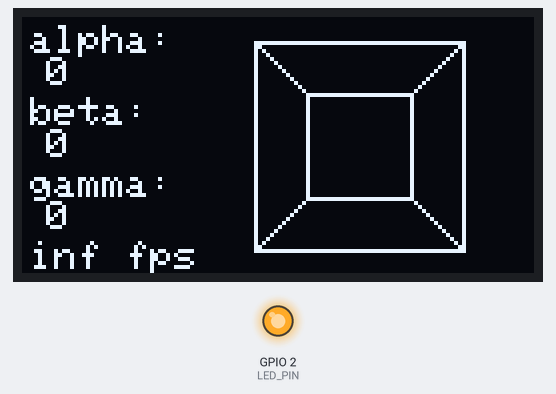
The sketch below on a simulated ESP32. Shown: 128×64 one-colour display, output pins drawn as LEDs (lit = HIGH). What the sketch prints to the serial monitor is not drawn.

Above: at 1.23 s.
At 3.7 s:
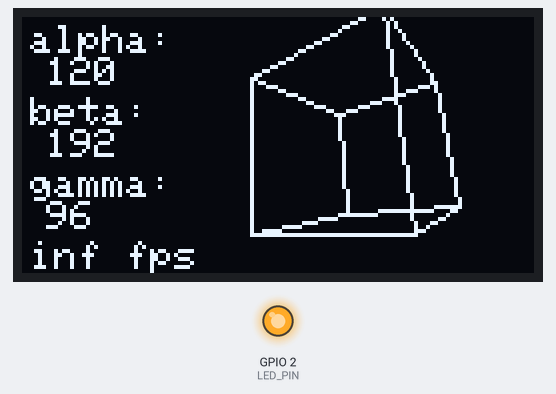
At 8.01 s:
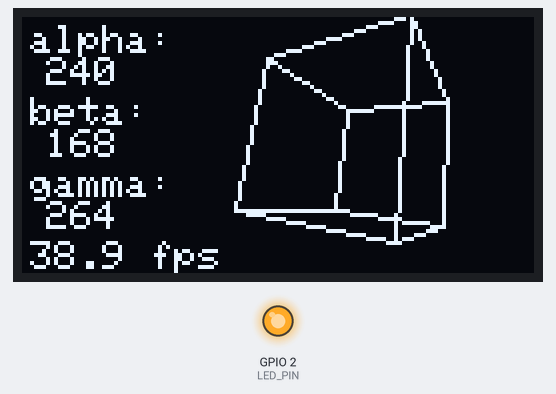
At 12.64 s:
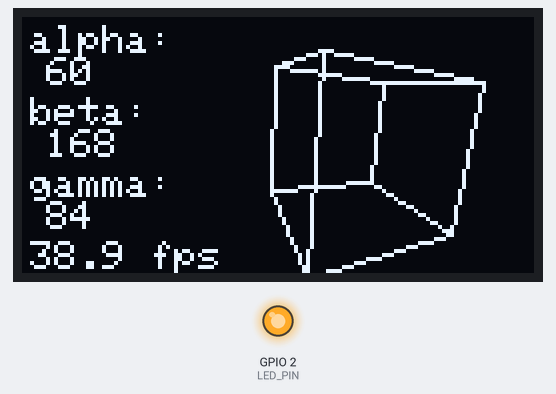
At 21.58 s:
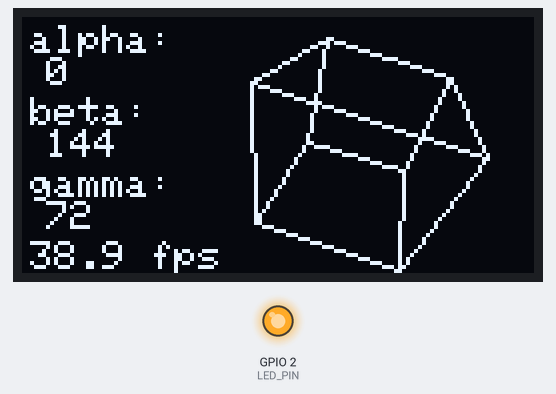
At 39.76 s:
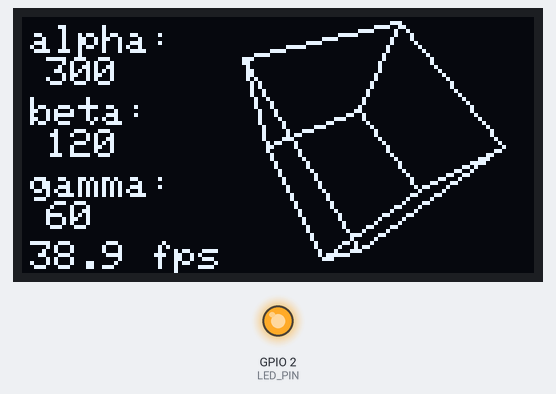

The sketch:

I2C_OLED_Cube.ino
```cpp
#include <Wire.h>
#include <Adafruit_GFX.h>
#include <Adafruit_SSD1306.h>

#define SCREEN_WIDTH 128
#define SCREEN_HEIGHT 64
#define LED_PIN 2

#define PI 3.1415927

Adafruit_SSD1306 screen(SCREEN_WIDTH, SCREEN_HEIGHT, &Wire, -1); //OLED

int cubeVertice[][3] = {{10,10,-10},{-10,10,-10},{-10,10,10},{10,10,10},{10,-10,-10},{-10,-10,-10},{-10,-10,10},{10,-10,10}};

byte cubeEdges[][2] = {{0,1},{1,2},{2,3},{3,0},{4,5},{5,6},{6,7},{7,4},{0,4},{1,5},{2,6},{3,7}};

float cubeRotation1[8][3];
float cubeRotation2[8][3];
int cubeProjection[8][2];


void setup()
{
  Serial.begin(115200);
  if(!screen.begin(SSD1306_SWITCHCAPVCC, 0x3C))
  {
    Serial.println("Screen not present.");
    while(1)
      delay(1);
  }
  delay(1000);
  screen.clearDisplay();
  screen.display();

  pinMode(LED_PIN,OUTPUT);

  Serial.println("OLED screen demo.");

}

long t, deltaT;
int tCount = 0;

void loop()
{
  static int alpha = 0, beta = 0, gamma = 0;
  digitalWrite(LED_PIN, HIGH);
  drawScene(alpha, beta, gamma);
  digitalWrite(LED_PIN, LOW);
  alpha+=5;
  if(alpha>=360)
    alpha = 0;
  beta+=2;
  if(beta>=360)
    beta = 0;
  gamma+=1;
  if(gamma>=360)
    gamma = 0;
  Serial.printf("FPS: %.1f\n", 100000.0/(float)deltaT);
  tCount++;
  if(tCount == 100)
  {
    deltaT = millis()-t;
    t = millis();
    tCount = 0;
  }
}

void drawScene(int alpha, int beta, int gamma)
{
  const float toRad = 2.0*PI/360.0;
  const float f = 3.0, d = 30.0, z = 20.0;
  const int screenX = 84, screenY = 32;
  int i;
  float fdv;;
  float sinan, cosan;
  screen.setTextSize(1);
  screen.setTextColor(WHITE);

  //rotation x
  sinan = sin(toRad*alpha);
  cosan = cos(toRad*alpha);
  for(i=0; i<8; i++)
  {
    cubeRotation1[i][0] = cubeVertice[i][0];
    cubeRotation1[i][1] = cubeVertice[i][1] * cosan - cubeVertice[i][2] * sinan;
    cubeRotation1[i][2] = cubeVertice[i][2] * cosan + cubeVertice[i][1] * sinan;
  }

  //rotation y
  sinan = sin(toRad*beta);
  cosan = cos(toRad*beta);
  for(i=0; i<8; i++)
  {
    cubeRotation2[i][0] = cubeRotation1[i][0] * cosan + cubeRotation1[i][2] * sinan;
    cubeRotation2[i][1] = cubeRotation1[i][1];
    cubeRotation2[i][2] = cubeRotation1[i][2] * cosan - cubeRotation1[i][0] * sinan;
  }

  //rotation z
  sinan = sin(toRad*gamma);
  cosan = cos(toRad*gamma);
  for(i=0; i<8; i++)
  {
    cubeRotation1[i][0] = cubeRotation2[i][0] * cosan - cubeRotation2[i][1] * sinan;
    cubeRotation1[i][1] = cubeRotation2[i][1] * cosan + cubeRotation2[i][0] * sinan;
    cubeRotation1[i][2] = cubeRotation2[i][2];
  }

  //projection
  for(i = 0; i<8; i++)
  {
    fdv = 1.0/(f+d-cubeRotation1[i][2]);
    cubeProjection[i][0] = z*(float)cubeRotation1[i][0]*f*fdv;
    cubeProjection[i][1] = z*(float)cubeRotation1[i][1]*f*fdv;
  }

  screen.clearDisplay();
  //draw edges
  for(i=0; i<12; i++)
    screen.drawLine(screenX+cubeProjection[cubeEdges[i][0]][0],screenY-cubeProjection[cubeEdges[i][0]][1],screenX+cubeProjection[cubeEdges[i][1]][0],screenY-cubeProjection[cubeEdges[i][1]][1],WHITE);

  //print angles
  screen.setCursor(2, 2);
  screen.printf("alpha:\n %d", alpha);
  screen.setCursor(2, 20);
  screen.printf("beta:\n %d", beta);
  screen.setCursor(2, 38);
  screen.printf("gamma:\n %d", gamma);

  screen.setCursor(2,56);
  screen.printf("%.1f fps",100000.0/(float)deltaT);

  screen.display();
}
```
